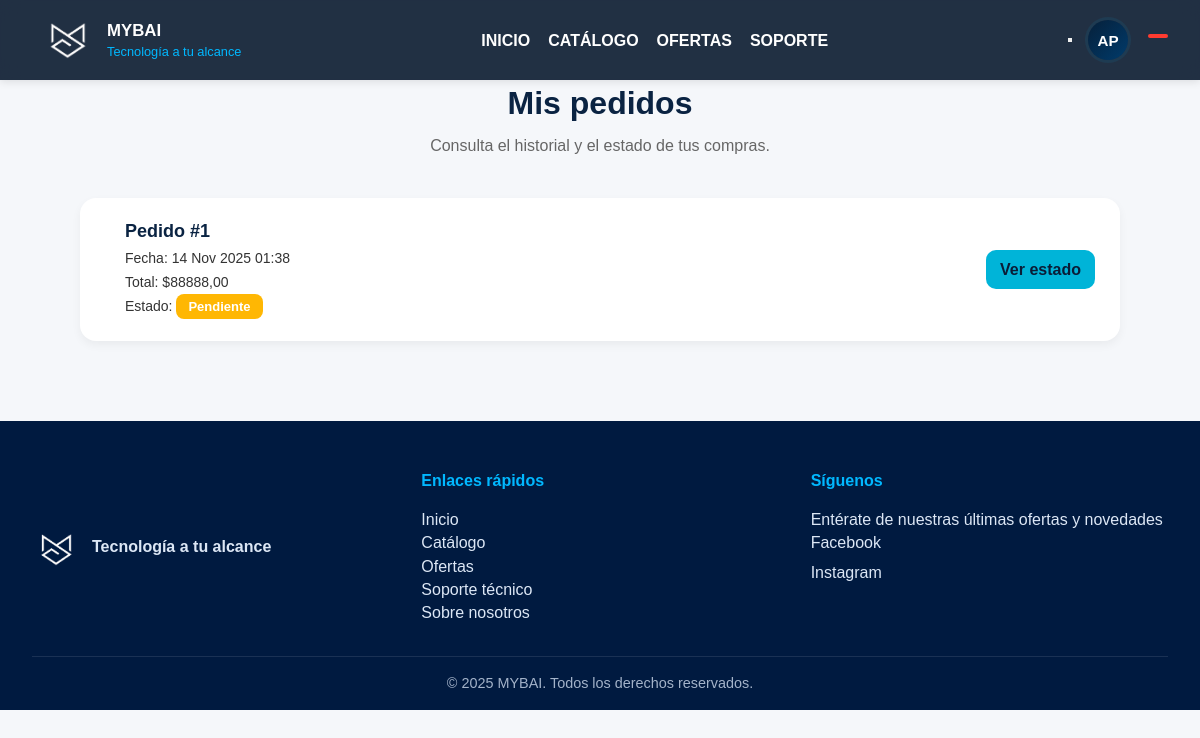
Screenshot of /pedidos/ (signed in) with the database file from the repository.
### store/models.py (models this page shows, shortened)
class Pedido(models.Model):
    ESTADOS = [
        ('pendiente', 'Pendiente'),
        ('en_proceso', 'En proceso'),
        ('en_camino', 'En camino'),
        ('entregado', 'Entregado'),
        ('cancelado', 'Cancelado'),
    ]
    usuario = models.ForeignKey(User, on_delete=models.CASCADE)
    carrito = models.OneToOneField(Carrito, on_delete=models.CASCADE)
    estado = models.CharField(max_length=20, choices=ESTADOS, default='pendiente')
    fecha_creacion = models.DateTimeField(auto_now_add=True)
    direccion_envio = models.CharField(max_length=255, blank=True, null=True)
    codigo_rastreo = models.CharField(max_length=100, blank=True, null=True)
    def total(self):
        return self.carrito.total()

class Carrito(models.Model):
    usuario = models.ForeignKey(User, on_delete=models.CASCADE, related_name='carritos')
    creado = models.DateTimeField(auto_now_add=True)
    class Meta:
        unique_together = ('usuario',)  # ⭐ SOLUCIÓN: Solo 1 carrito por usuario
    def total(self):
        total = Decimal('0.00')
        for item in self.items.all():
            total += item.subtotal()
        return total

class CarritoItem(models.Model):
    carrito = models.ForeignKey(Carrito, related_name='items', on_delete=models.CASCADE)
    producto = models.ForeignKey(Producto, on_delete=models.CASCADE)
    cantidad = models.PositiveIntegerField(default=1)
    def subtotal(self):
        return self.producto.precio * self.cantidad

class Producto(models.Model):
    nombre = models.CharField(max_length=100)
    descripcion = models.TextField()
    especificaciones = models.TextField(blank=True, null=True)
    precio = models.DecimalField(max_digits=10, decimal_places=2)
    stock = models.PositiveIntegerField(default=0)
    imagen = models.ImageField(upload_to='productos/')
    categoria = models.ForeignKey(Categoria, on_delete=models.CASCADE)
    marca = models.ForeignKey(Marca, on_delete=models.CASCADE)
    oferta = models.BooleanField(default=False)
    class Meta:
        ordering = ['id']

### store/views.py (the view)
# urls.py: path('pedidos/', views.ver_pedidos, name='ver_pedidos'),
@login_required
def ver_pedidos(request):
    pedidos = Pedido.objects.filter(usuario=request.user).order_by('-fecha_creacion')
    return render(request, 'store/ver_pedidos.html', {'pedidos': pedidos})

### templates/store/ver_pedidos.html (shortened to what this page needs)
{% load static %}
<!DOCTYPE html>
<html lang="es">
<head>
  <link rel="stylesheet" href="{% static 'cssMYBAI/global.css' %}">
  <link rel="stylesheet" href="{% static 'cssMYBAI/pedidos.css' %}">
</head>
<body>
  {% include 'store/header.html' %}
  <main class="container">
    <div class="title-box">
      <h1>Mis pedidos</h1>
      <p>Consulta el historial y el estado de tus compras.</p>
    </div>
    <div class="order-list">
      {% for pedido in pedidos %}
      <div class="order-card">
        <div class="order-details">
          <h4>Pedido #{{ pedido.id }}</h4>
          <p>Fecha: {{ pedido.fecha_creacion|date:"d M Y H:i" }}</p>
          <p>Total: ${{ pedido.total }}</p>
          <p>Estado: <span class="status-badge {{ pedido.estado }}">{{ pedido.get_estado_display }}</span></p>
        </div>
        <div class="order-actions">
          <a href="{% url 'estado_pedido' pedido.id %}" class="btn">Ver estado</a>
        </div>
      </div>
      {% empty %}
      <p>No tienes pedidos aún.</p>
      {% endfor %}
    </div>
  </main>
  {% include 'store/footer.html' %}
</body>
</html>

### templates/store/header.html (shortened to what this page needs)
{% load static %}
<header class="site-header">
  <div class="header-left">
    <a href="{% url 'inicio' %}"><img src="{% static 'img/Logo.png' %}" alt="MYBAI Logo" class="header-logo"></a>
    <div class="brand-text">
      <div class="brand-name">MYBAI</div>
      <div class="brand-slogan">Tecnología a tu alcance</div>
    </div>
  </div>
  <ul class="nav-links main-nav">
    <li><a href="{% url 'inicio' %}">INICIO</a></li>
    <li><a href="{% url 'catalogo' %}">CATÁLOGO</a></li>
    <li><a href="{% url 'inicio' %}#ofertas">OFERTAS</a></li>
    <li><a href="{% url 'soporte' %}">SOPORTE</a></li>
  </ul>
  <div class="nav-icons nav-icons-right">
    <button id="search-btn" class="icon-btn" title="Buscar"></button>
    {% if user.is_authenticated %}
      <div class="account-dropdown">
        <button class="account-toggle" aria-expanded="false" aria-haspopup="true">
          <span class="account-avatar">{{ user.username|slice:":2"|upper }}</span>
        </button>
      </div>
    {% else %}
      <a href="{% url 'signin' %}" title="Iniciar sesión" class="icon-link"><i class="fa-regular fa-user"></i></a>
    {% endif %}
    <a href="{% url 'carrito' %}" title="Carrito" class="cart-link">
      <span class="cart-badge"></span>
    </a>
  </div>
</header>

### static/cssMYBAI/global.css (style rules this page uses)
:root { --azul-oscuro:#0a1d37; --azul-brillante:#00b4d8; --azul-claro:#9dc3ff; --gris-claro:#f5f7fa; --gris:#dfe3eb; --texto:#222; --blanco:#ffffff; --sombra:0 6px 24px rgba(2,12,27,0.12); --radius:12px; --max-width:1200px; --trans:0.25s ease; --container-padding:20px; }
* { box-sizing:border-box;margin:0;padding:0 }
html,body { height:100% }
body { font-family:"Poppins",system-ui,-apple-system,Segoe UI,Roboto,"Helvetica Neue",Arial; color:var(--texto); background:#fff; -webkit-font-smoothing:antialiased; -moz-osx-font-smoothing:grayscale; line-height:1.45; }
.container { max-width:var(--max-width); margin:0 auto; padding:0 var(--container-padding); }
.navbar, .site-header { display: flex; justify-content: space-between; align-items: center; background: rgba(10, 26, 47, 0.9); backdrop-filter: blur(10px); padding: 15px 40px; position: fixed; top: 0; left: 0; width: 100%; z-index: 1000; box-shadow: 0 2px 8px rgba(0,0,0,0.1); }
.header-left { display: flex; align-items: center; gap: 12px; }
.header-logo { width: 55px; height: auto; }
.brand-text { display: flex; flex-direction: column; }
.brand-name { font-weight: 700; font-size: 1.05rem; color: #fff; }
.brand-slogan { font-size: 0.8rem; color: #00b8ff; }
.nav-links, .main-nav { display: flex; gap: 18px; list-style: none; margin: 0; padding: 0; }
.nav-links a, .main-nav a { color: #fff; text-decoration: none; font-weight: 600; }
.nav-icons, .icons-right { display: flex; gap: 12px; align-items: center; }
.account-avatar { display: inline-flex; align-items: center; justify-content: center; width: 36px; height: 36px; border-radius: 50%; background: linear-gradient(135deg,#06203a,#003b6b); color: #fff; font-weight: 700; font-size: 0.95rem; margin-right: 8px; }
.account-dropdown { position: relative; }
.account-toggle { display: inline-flex; align-items: center; gap: 8px; background: transparent; border: none; color: #fff; cursor: pointer; padding: 4px; border-radius: 30px; font-family: inherit; }
.account-avatar { width: 40px; height: 40px; font-size: 0.95rem; box-shadow: 0 0 0 3px rgba(0,184,255,0.08); }
.cart-link { position: relative; color: #fff; text-decoration: none; }
.cart-badge { position: absolute; top: -6px; right: -8px; background: #ff3b30; color: #fff; border-radius: 12px; padding: 2px 6px; font-size: 0.75rem; font-weight: 700; min-width: 20px; text-align: center; }
.btn { display:inline-block;padding:8px 14px;border-radius:10px;background:var(--azul-brillante);color:var(--azul-oscuro);font-weight:700;text-decoration:none;transition:var(--trans) }

### static/cssMYBAI/pedidos.css (style rules this page uses)
* { box-sizing: border-box; margin: 0; padding: 0; }
body { margin: 0; font-family: 'Poppins', sans-serif; background-color: #f5f7fa; color: #333; }
.container { max-width: 1100px; margin: 60px auto; padding: 20px; text-align: center; }
.title-box { text-align: center; margin-bottom: 40px; }
.title-box h1 { font-size: 32px; color: #0a2342; margin-bottom: 8px; }
.title-box p { color: #666; }
.order-list { display: flex; flex-direction: column; gap: 25px; padding: 0 10px; }
.order-card { display: flex; align-items: center; background: #fff; border-radius: 12px; padding: 15px 20px; box-shadow: 0 2px 5px rgba(0,0,0,0.05); transition: transform 0.2s ease; }
.order-details { flex: 1; margin-left: 20px; text-align: left; }
.order-details h4 { margin: 0; color: #0a2342; font-size: 18px; }
.order-details p { color: #666; font-size: 14px; margin-top: 6px; }
.status-badge { padding: 5px 12px; border-radius: 8px; font-size: 13px; color: white; text-transform: capitalize; font-weight: 600; }
.pendiente { background-color: #ffb703; }
.order-actions { display: flex; align-items: center; gap: 10px; }
.order-card { display: flex; align-items: center; justify-content: space-between; background: #fff; border-radius: 16px; padding: 20px 25px; box-shadow: 0 4px 10px rgba(0, 0, 0, 0.05); transition: transform 0.3s ease, box-shadow 0.3s ease; }
.order-details p { font-size: 14px; color: #333; margin: 4px 0; }

### rows the page displays
Pedido: id "1", fecha_creacion "14 Nov 2025 01:38", total "88888,00", estado "Pendiente"

### other values shown
{{ user.username|slice:":2"|upper }} "AP"
